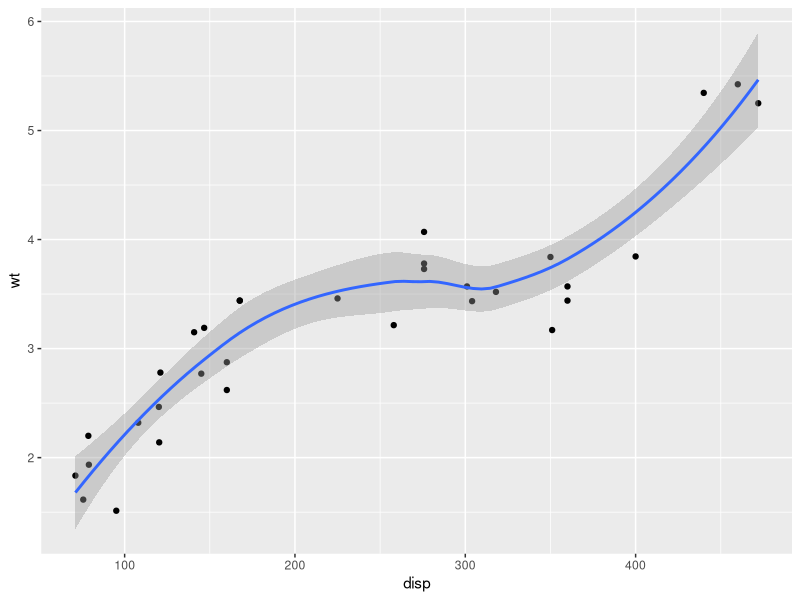
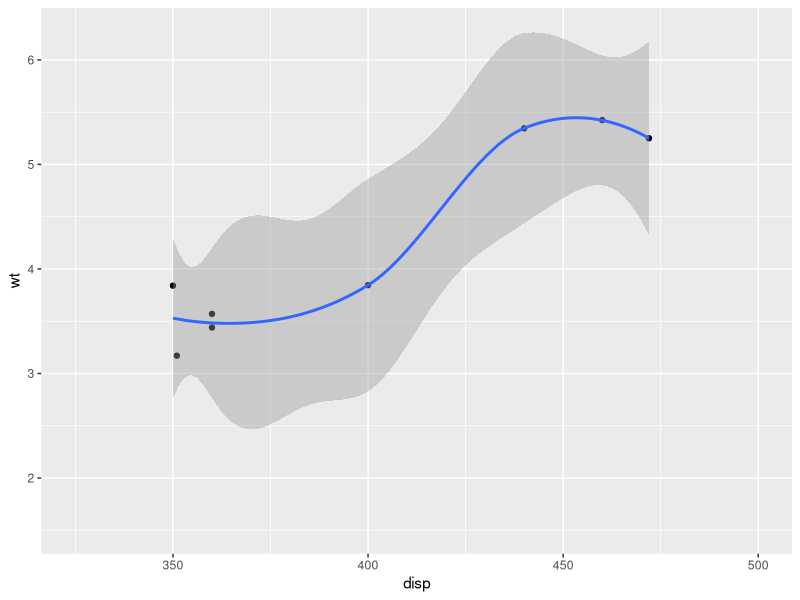
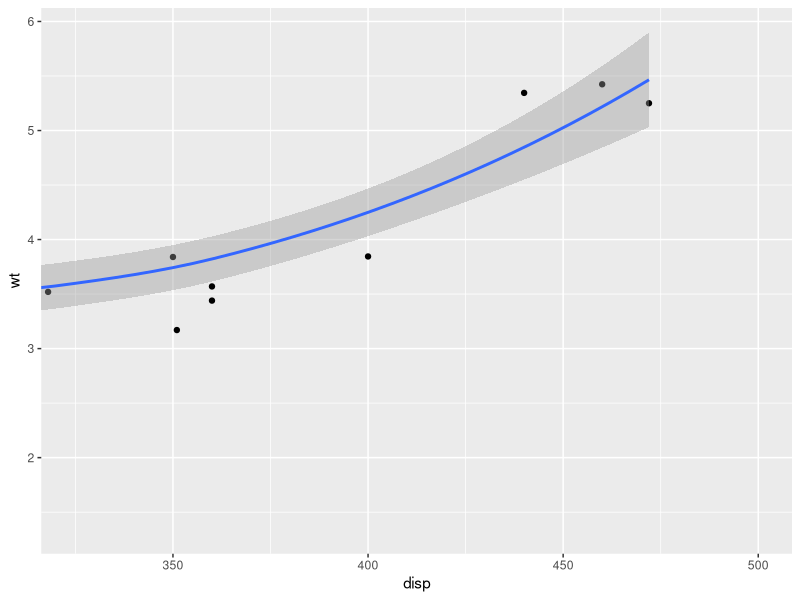
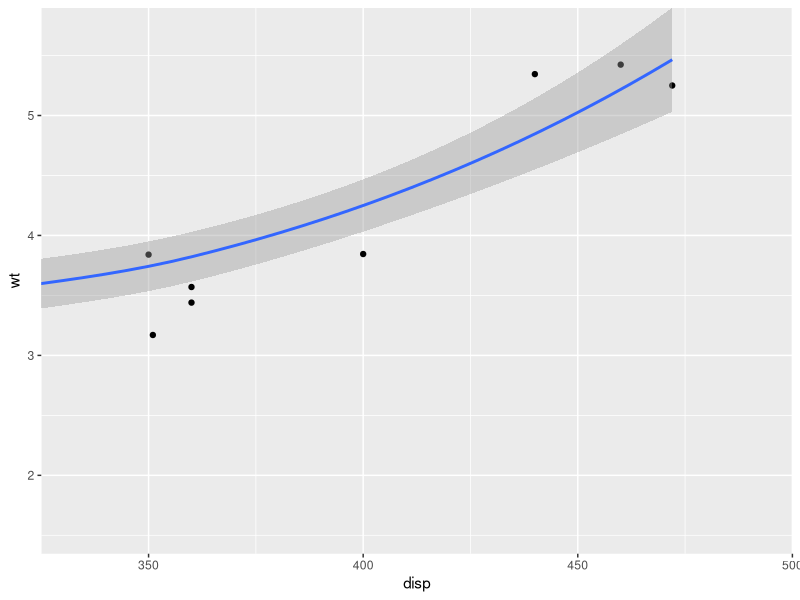
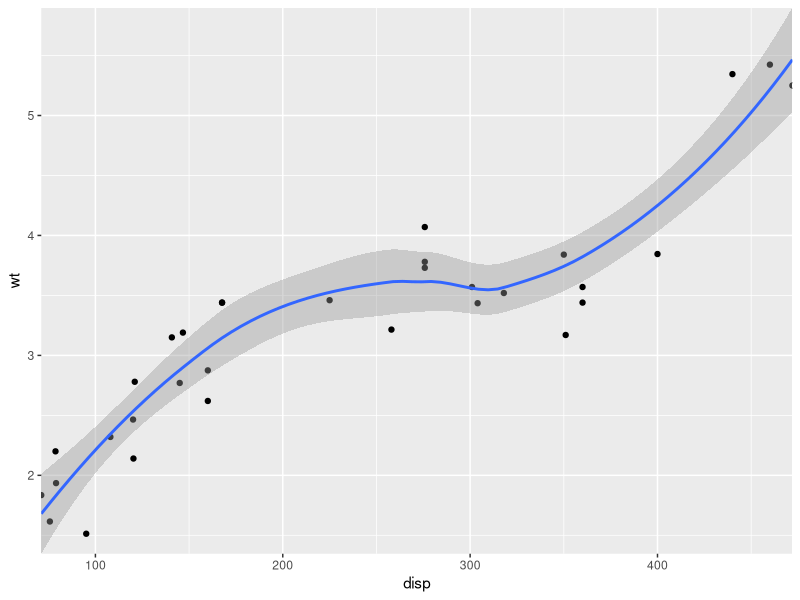
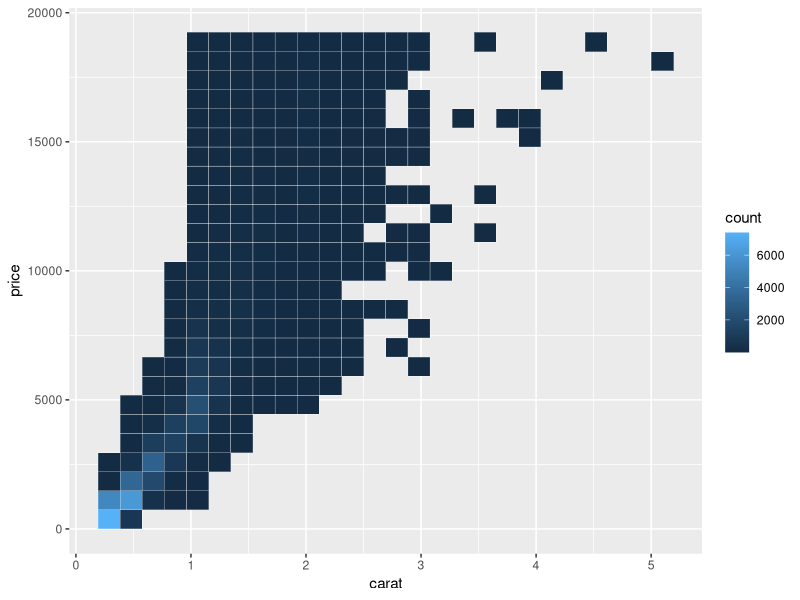
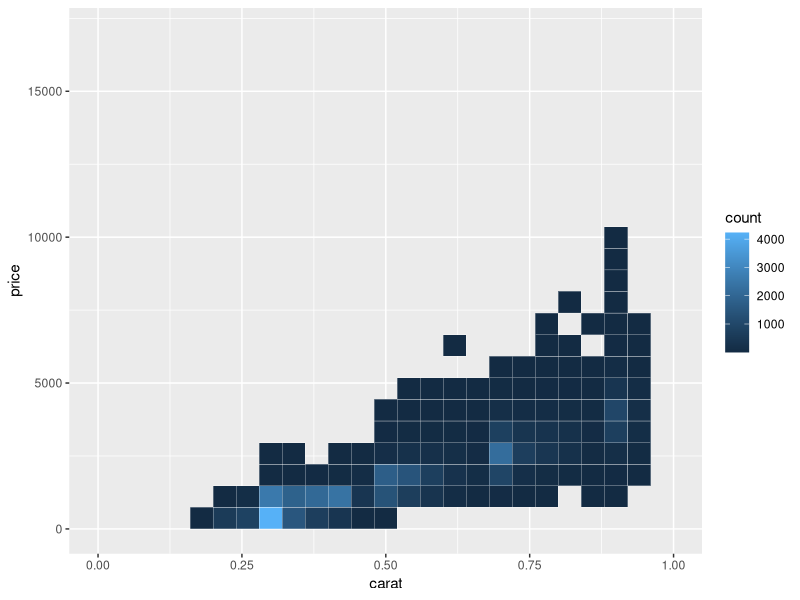
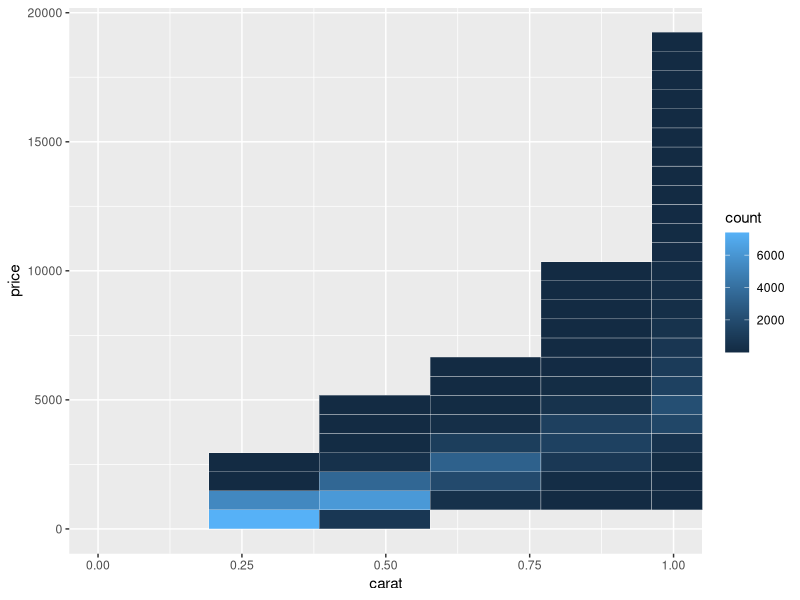

Recreate these plots in R, in order.
library(ggplot2)


### Name: coord_cartesian
### Title: Cartesian coordinates
### Aliases: coord_cartesian

### ** Examples

# There are two ways of zooming the plot display: with scales or
# with coordinate systems.  They work in two rather different ways.

p <- ggplot(mtcars, aes(disp, wt)) +
  geom_point() +
  geom_smooth()
p

# Setting the limits on a scale converts all values outside the range to NA.
p + scale_x_continuous(limits = c(325, 500))

# Setting the limits on the coordinate system performs a visual zoom.
# The data is unchanged, and we just view a small portion of the original
# plot. Note how smooth continues past the points visible on this plot.
p + coord_cartesian(xlim = c(325, 500))

# By default, the same expansion factor is applied as when setting scale
# limits. You can set the limits precisely by setting expand = FALSE
p + coord_cartesian(xlim = c(325, 500), expand = FALSE)

# Simiarly, we can use expand = FALSE to turn off expansion with the
# default limits
p + coord_cartesian(expand = FALSE)

# You can see the same thing with this 2d histogram
d <- ggplot(diamonds, aes(carat, price)) +
  stat_bin2d(bins = 25, colour = "white")
d

# When zooming the scale, the we get 25 new bins that are the same
# size on the plot, but represent smaller regions of the data space
d + scale_x_continuous(limits = c(0, 1))

# When zooming the coordinate system, we see a subset of original 50 bins,
# displayed bigger
d + coord_cartesian(xlim = c(0, 1))
